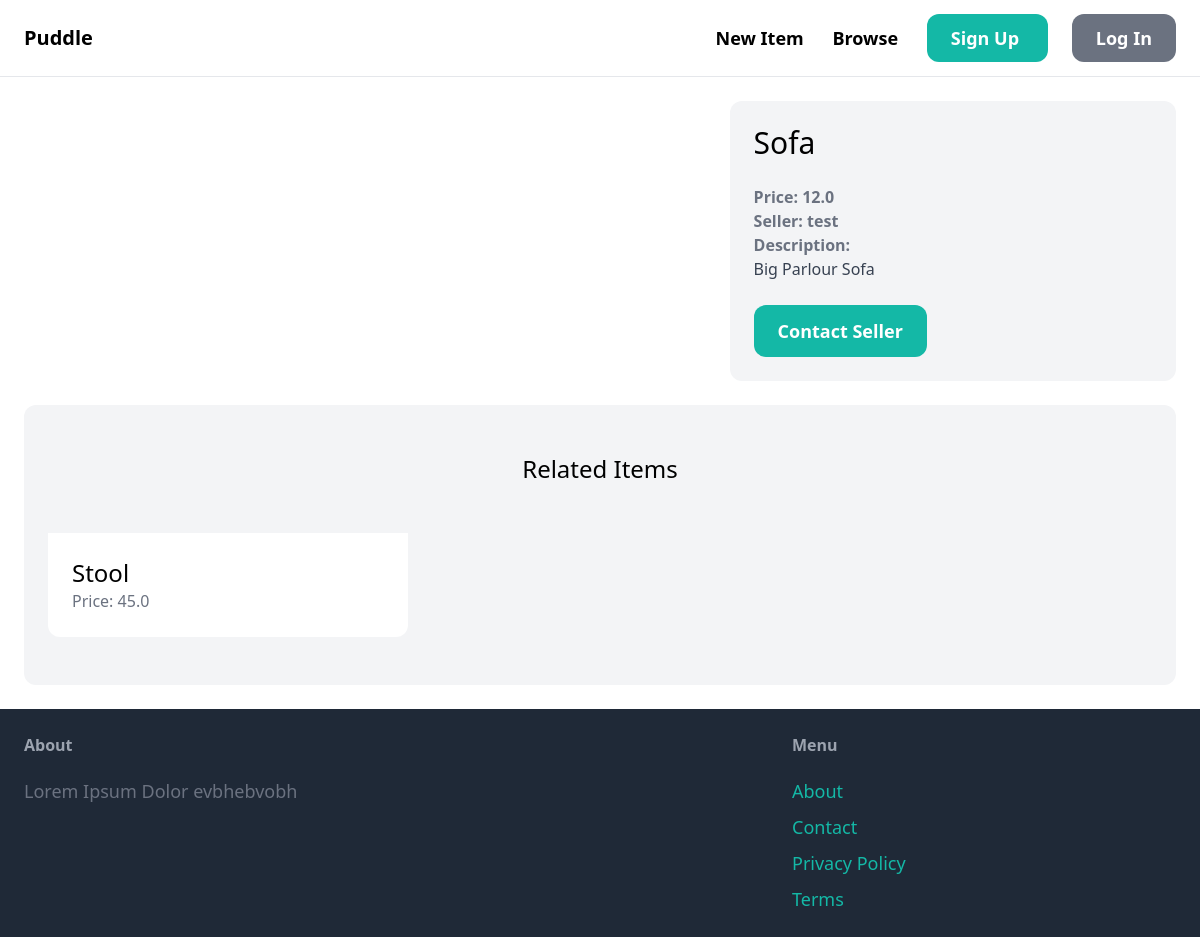
The page /items/2/ on the database as committed earlier.
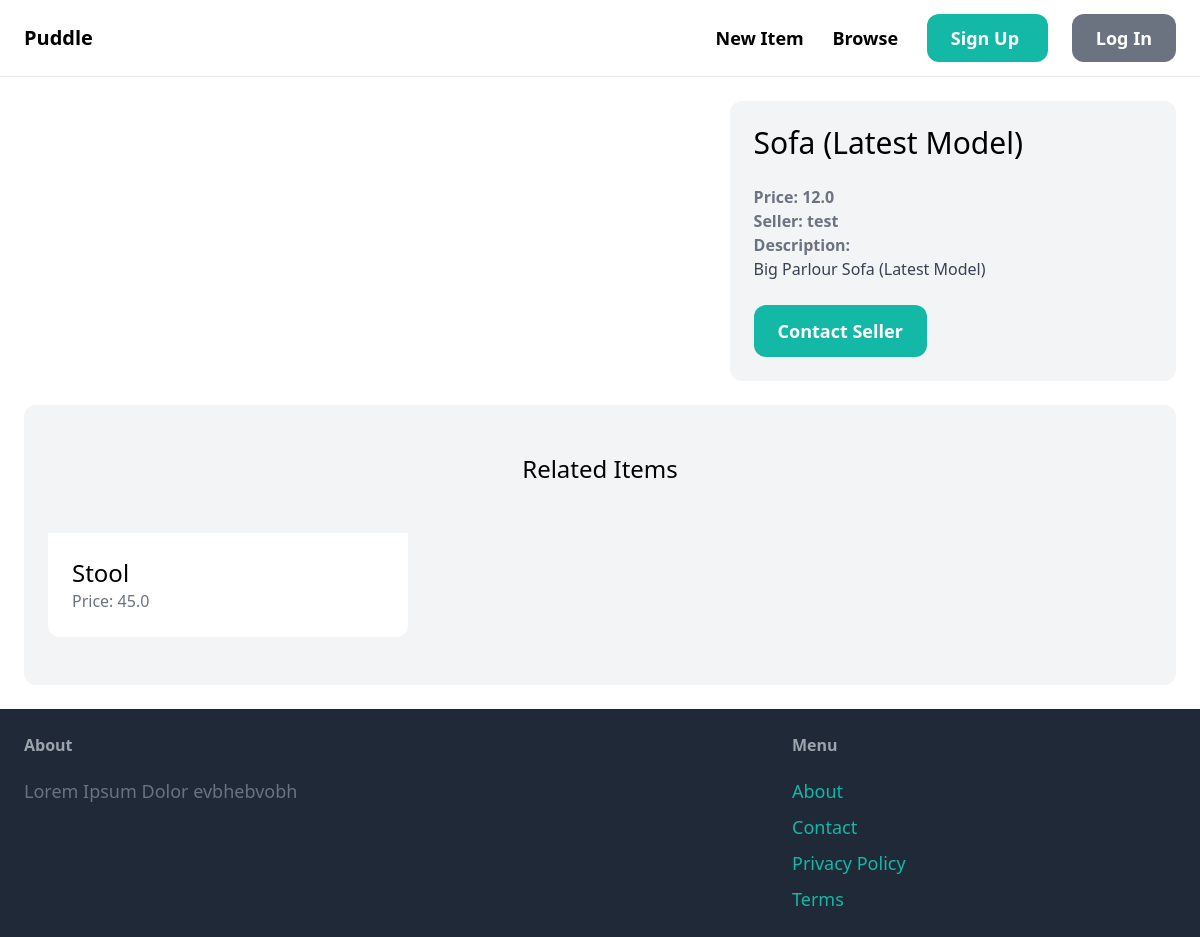
The same page on the database as committed later.
### item/models.py (models this page shows, shortened)
class Item(models.Model):
	category = models.ForeignKey(Category, related_name='items', on_delete=models.CASCADE)
	name = models.CharField(max_length=255)
	description = models.TextField(blank=True, null=True)
	price = models.FloatField()
	image = models.ImageField(upload_to='item_images', blank=True, null=True)
	is_sold = models.BooleanField(default=False)
	created_by = models.ForeignKey(User, related_name='items', on_delete=models.CASCADE)
	created_at = models.DateTimeField(auto_now_add=True)

### item/views.py (the view)
# urls.py: path('<str:pk>/', views.detail, name='detail'),
def detail(request, pk):
	items = get_object_or_404(Item, pk=pk)
	related_items = Item.objects.filter(category=items.category, is_sold=False).exclude(pk=pk)[0:3]
	context = {
		'item': items,
		'related_items': related_items,
	}
	return render(request, 'item/detail.html', context)

### item/templates/item/detail.html (shortened to what this page needs)
{% extends 'core/base.html' %}
{% block content %}
    <div class="grid grid-cols-5 gap-6">
        <div class="col-span-3">
        </div>
        <div class="col-span-2 p-6 bg-gray-100 rounded-xl">
            <h1 class="mb-6 text-3xl">{{ item.name }}</h1>
            <p class="text-gray-500"><strong>Price: {{ item.price }}</strong></p>
            <p class="text-gray-500"><strong>Seller: {{ item.created_by.username }}</strong></p>
            {% if item.description %}
                <p class="text-gray-700">
                    <strong class="text-gray-500"> Description: </strong><br>
                    {{ item.description }}
                </p>
            {% endif %}
            {% if request.user == item.created_by %}
                <div class="mt-6 p-6 bg-white rounded-xl">
                    <p>This is your item </p>
                    <a href="{% url 'edit' item.id %}" class="inline-block mt-6 px-6 py-3 text-lg font-semibold bg-teal-500 text-white rounded-xl"> Edit </a>
                    <a href="{% url 'delete' item.id %}" class="inline-block mt-6 px-6 py-3 text-lg font-semibold bg-red-500 text-white rounded-xl"> Delete </a>
                </div>
            {% else %}
                <a href="{% url 'new' item.id %}" class="inline-block mt-6 px-6 py-3 text-lg font-semibold bg-teal-500 text-white rounded-xl hover:bf-teal-700"> Contact Seller</a>
            {% endif %}
        </div>
    </div>
        <div class="mt-6 px-6 py-12 bg-gray-100 rounded-xl">
                <h2 class="mb-12 text-2xl text-center">
                        Related Items
                </h2>
                <div class="grid grid-cols-3 gap-3">
                        {% for item in related_items %}
                                <div>
                                        <a href="{% url 'detail' item.id %}">
                                                <div class="p-6 bg-white rounded-b-xl">
                                                        <h2 class="text-2xl">{{ item.name }}</h2>
                                                        <p class="text-gray-500">Price: {{ item.price }}</p>
                                                </div>
                                        </a>
                                </div>
                        {% endfor %}
                </div>
        </div>
{% endblock content %}

### core/templates/core/base.html (shortened to what this page needs)
<!DOCTYPE html>
<html lang="en">
<head>
    <script src="https://cdn.tailwindcss.com"></script>
</head>
<body>
    <nav class="py-6 px-6 flex justify-between items-center border-b border-gray-200">
        <a href="/" class="text-xl font-semibold"> Puddle </a>
        <div class="space-x-6">
            <a href="{% url 'new-item' %}" class="text-lg font-semibold hover:red-500"> New Item </a>
            <a href="{% url 'browse' %}" class="text-lg font-semibold hover:red-500"> Browse </a>
            {% if request.user.is_authenticated %}
                <a href="{% url 'inbox' %}" class="px-6 py-3 text-lg font-semibold bg-teal-500 text-white rounded-xl hover:bg-teal-700"> Inbox </a>
                <a href="{% url 'dashboard' %}" class="px-6 py-3 text-lg font-semibold bg-gray-500 text-white rounded-xl hover:bg-teal-700"> Dashboard </a>
            {% else %}
                <a href="{% url 'signup' %}" class="px-6 py-3 text-lg font-semibold bg-teal-500 text-white rounded-xl hover:bg-teal-700"> Sign Up </a>
                <a href="{% url 'login' %}" class="px-6 py-3 text-lg font-semibold bg-gray-500 text-white rounded-xl hover:bg-teal-700"> Log In </a>
            {% endif %}
        </div>
    </nav>
    <div class="px-6 py-6">
        {% block content %}
        {% endblock content %}
    </div>
    <footer class="py-6 px-6 flex justify-between bg-gray-800">
        <div class="w-2/3 pr-10">
            <h3 class="mb-5 font-semibold text-gray-400"> About </h3>
            <p class="text-lg text-gray-500"> Lorem Ipsum Dolor evbhebvobh</p>
        </div>
        <div class="w-1/3">
            <h3 class="mb-5 font-semibold text-gray-400"> Menu </h3>
            <ul class="space-y-2">
                <li><a href="#" class="text-lg text-teal-500 hover:text-teal-700">About </a></li>
                <li><a href="{% url 'contact' %}" class="text-lg text-teal-500 hover:text-teal-700">Contact </a></li>
                <li><a href="#" class="text-lg text-teal-500 hover:text-teal-700">Privacy Policy </a></li>
                <li><a href="#" class="text-lg text-teal-500 hover:text-teal-700">Terms </a></li>
            </ul>
        </div>
    </footer>
</body>
</html>

Rows that differ between the two databases and show on the page:
changed Item "test": name "Sofa" → "Sofa (Latest Model)"; description "Big Parlour Sofa" → "Big Parlour Sofa (Latest Model)"
